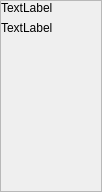
<?xml version="1.0" encoding="UTF-8"?>
<ui version="4.0">
 <class>CharacterWidget</class>
 <widget class="QFrame" name="CharacterWidget">
  <property name="geometry">
   <rect>
    <x>0</x>
    <y>0</y>
    <width>100</width>
    <height>210</height>
   </rect>
  </property>
  <property name="sizePolicy">
   <sizepolicy hsizetype="Fixed" vsizetype="Fixed">
    <horstretch>0</horstretch>
    <verstretch>0</verstretch>
   </sizepolicy>
  </property>
  <property name="minimumSize">
   <size>
    <width>100</width>
    <height>210</height>
   </size>
  </property>
  <property name="windowTitle">
   <string>Form</string>
  </property>
  <property name="autoFillBackground">
   <bool>true</bool>
  </property>
  <property name="frameShape">
   <enum>QFrame::StyledPanel</enum>
  </property>
  <property name="frameShadow">
   <enum>QFrame::Plain</enum>
  </property>
  <property name="lineWidth">
   <number>1</number>
  </property>
  <property name="midLineWidth">
   <number>0</number>
  </property>
  <layout class="QVBoxLayout" name="verticalLayout_2">
   <property name="sizeConstraint">
    <enum>QLayout::SetFixedSize</enum>
   </property>
   <property name="leftMargin">
    <number>0</number>
   </property>
   <property name="topMargin">
    <number>0</number>
   </property>
   <property name="rightMargin">
    <number>0</number>
   </property>
   <property name="bottomMargin">
    <number>0</number>
   </property>
   <item>
    <widget class="QLabel" name="characterName">
     <property name="text">
      <string>TextLabel</string>
     </property>
    </widget>
   </item>
   <item>
    <widget class="QLabel" name="seriesName">
     <property name="sizePolicy">
      <sizepolicy hsizetype="Preferred" vsizetype="Preferred">
       <horstretch>0</horstretch>
       <verstretch>1</verstretch>
      </sizepolicy>
     </property>
     <property name="styleSheet">
      <string notr="true"/>
     </property>
     <property name="text">
      <string>TextLabel</string>
     </property>
     <property name="wordWrap">
      <bool>true</bool>
     </property>
    </widget>
   </item>
   <item>
    <widget class="QLabel" name="imageLabel">
     <property name="sizePolicy">
      <sizepolicy hsizetype="Preferred" vsizetype="Preferred">
       <horstretch>0</horstretch>
       <verstretch>0</verstretch>
      </sizepolicy>
     </property>
     <property name="minimumSize">
      <size>
       <width>100</width>
       <height>150</height>
      </size>
     </property>
     <property name="maximumSize">
      <size>
       <width>100</width>
       <height>150</height>
      </size>
     </property>
     <property name="frameShape">
      <enum>QFrame::NoFrame</enum>
     </property>
     <property name="frameShadow">
      <enum>QFrame::Plain</enum>
     </property>
     <property name="midLineWidth">
      <number>0</number>
     </property>
    </widget>
   </item>
  </layout>
 </widget>
 <resources/>
 <connections/>
</ui>
